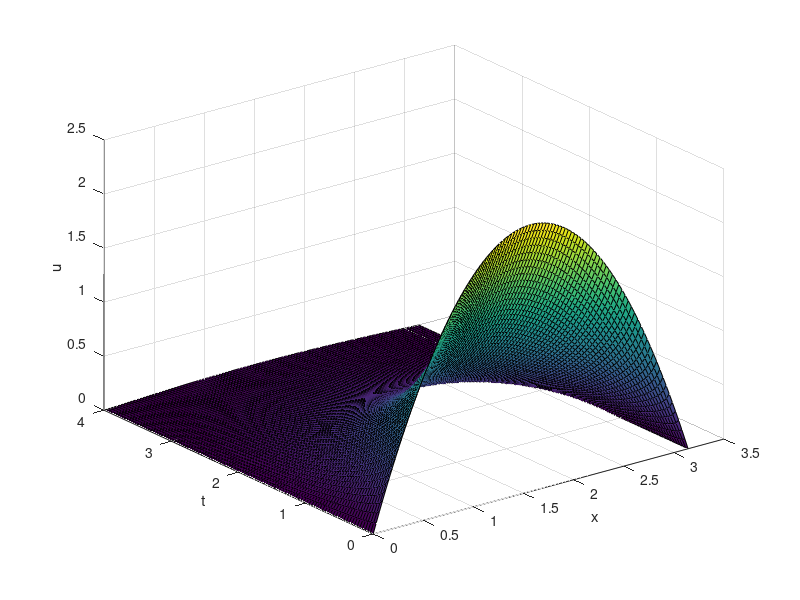
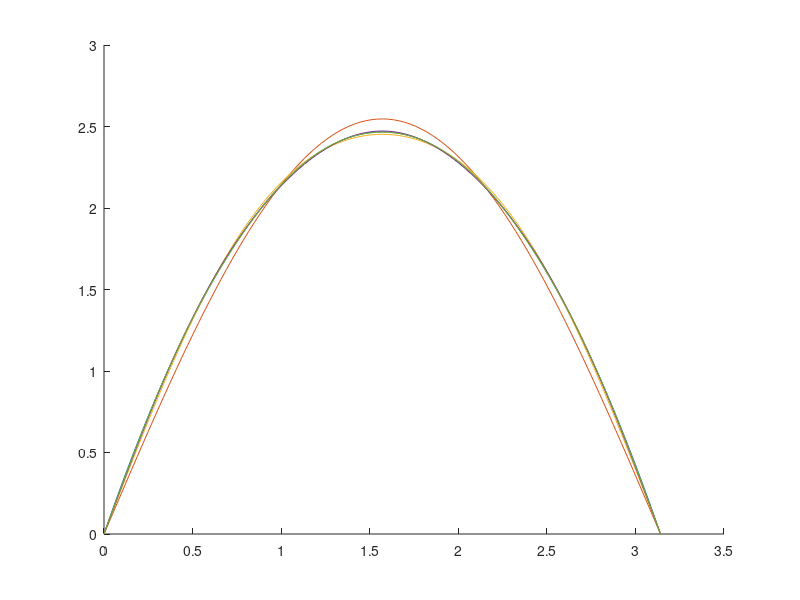
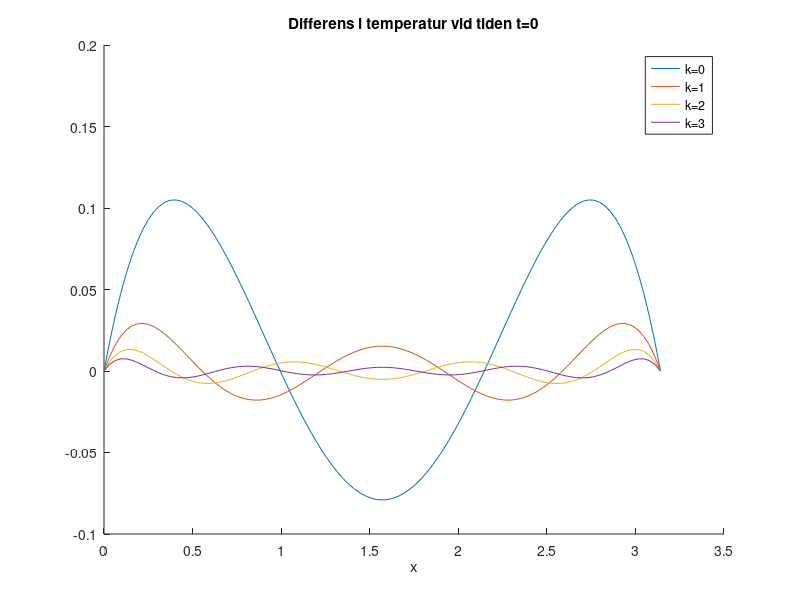

Reproduce these figures in MATLAB, in order.
clear all
close all
N=20; % antal Fourierbasfunktioner
tN=100; % antal tidssteg
xN=100; % antal x-steg
T=4; %sluttid
dx=pi/xN;
dt=T/tN;
x=0:dx:pi;
t=0:dt:T;
u=zeros(length(x),length(t));
for k=0:N
    u=u+8/pi/(2*k+1)^3*sin((2*k+1)*x')*exp(-(2*k+1)^2*t);
end
surf(x,t,u');
xlabel('x'),ylabel('t'),zlabel('u')

figure

uinit=zeros(size(x));
hold on
plot(x,x.*(pi-x));
for k=0:3
    uinit=uinit+8/pi/(2*k+1)^3*sin((2*k+1)*x);
    plot(x,uinit);
    pause;
end
hold off

figure

uinit=zeros(size(x));
hold on
for k=0:3
    uinit=uinit+8/pi/(2*k+1)^3*sin((2*k+1)*x);
    plot(x,x.*(pi-x)-uinit);
    xlabel('x'),
    title('Differens i temperatur vid tiden t=0');
    pause;
end
hold off
legend('k=0','k=1','k=2','k=3');
